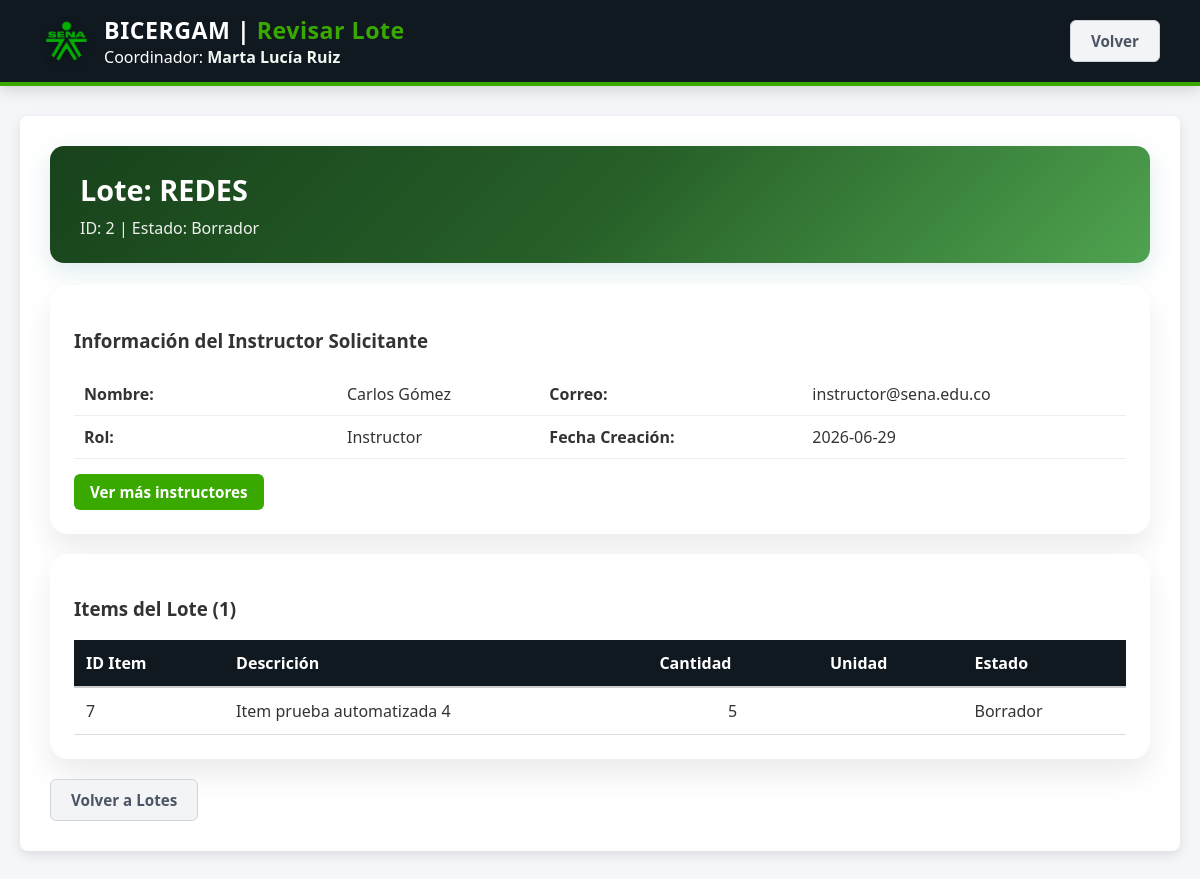
The app's page /coordinador/revisar_lote.php?id=2 (signed in) with its own data.
### tables this page shows
CREATE TABLE `lote_requerimiento` (
  `ID_LOTE` int(11) NOT NULL,
  `ID_SOLICITANTE` int(11) NOT NULL,
  `LOTE_NOMBRE` varchar(100) NOT NULL,
  `ESTADO_TRAMITE` enum('Borrador','Enviado','Aprobado','Rechazado') NOT NULL,
  `FECHA_CREACION` date NOT NULL
);

CREATE TABLE `usuario` (
  `ID_USUARIO` int(11) NOT NULL,
  `ID_ROL` int(11) NOT NULL,
  `DOCUMENTO` varchar(20) NOT NULL,
  `NOMBRE` varchar(100) NOT NULL,
  `APELLIDO` varchar(100) NOT NULL,
  `EMAIL` varchar(100) NOT NULL,
  `PASSWORD` text NOT NULL,
  `ESTADO` enum('Activo','Inactivo','Pendiente') DEFAULT 'Activo'
);

CREATE TABLE `matriz_item` (
  `ID_MATRIZ_ITEM` int(11) NOT NULL,
  `ID_LOTE` int(11) NOT NULL,
  `ID_NECESIDAD` int(11) DEFAULT NULL,
  `ID_CODIGO_UNSPSC` int(11) NOT NULL,
  `ID_IVA` int(11) NOT NULL,
  `DESCRIPCION_BIEN` text NOT NULL,
  `UNIDAD_MEDIDA` varchar(50) NOT NULL,
  `CANTIDAD_REGULAR` int(11) NOT NULL DEFAULT 0,
  `OFERTA_1` int(11) DEFAULT NULL,
  `OFERTA_2` int(11) DEFAULT NULL,
  `OFERTA_3` int(11) DEFAULT NULL,
  `VALOR_UNITARIO_PROMEDIO` int(11) DEFAULT NULL,
  `VALOR_TOTAL_PROMEDIO` int(11) DEFAULT NULL,
  `FICHA_TECNICA` text DEFAULT NULL,
  `ESTADO_ITEM` varchar(30) NOT NULL DEFAULT 'Borrador',
  `INSTRUCTOR_APOYO` int(11) DEFAULT NULL,
  `ID_FICHA_TECNICA` int(11) DEFAULT NULL
);

### coordinador/revisar_lote.php (the view, shortened to what this page needs)
<?php
require_once '../conexion.php';
$idLote = isset($_GET['id']) ? intval($_GET['id']) : 0;
try {
    $sql = "SELECT lr.*, u.NOMBRE, u.APELLIDO, u.EMAIL
            FROM lote_requerimiento lr
            INNER JOIN usuario u ON lr.ID_SOLICITANTE = u.ID_USUARIO
            WHERE lr.ID_LOTE = ?";
    $stmt = $pdo->prepare($sql);
    $stmt->execute([$idLote]);
    $lote = $stmt->fetch();
    $sqlItems = "SELECT mi.*, ft.NOMBRE_ITEM, ft.DENOMINACION_TECNICA_BIEN,
                 cu.CODIGO_UNSPSC, iva.PORCENTAJE
                 FROM matriz_item mi
                 LEFT JOIN ficha_tecnica ft ON mi.ID_FICHA_TECNICA = ft.ID_FICHA_TECNICA
                 LEFT JOIN codigo_unspsc cu ON mi.ID_CODIGO_UNSPSC = cu.ID_CODIGO
                 LEFT JOIN iva ON mi.ID_IVA = iva.ID_IVA
                 WHERE mi.ID_LOTE = ?
                 ORDER BY mi.ID_MATRIZ_ITEM";
    $stmtItems = $pdo->prepare($sqlItems);
    $stmtItems->execute([$idLote]);
    $items = $stmtItems->fetchAll();
} catch (Exception $e) {
    error_log('Error fetching lote details: ' . $e->getMessage());
    header('Location: index.php');
    exit;
}
$usuarioNombre = htmlspecialchars($_SESSION['usuario_nombre'] ?? 'Usuario');
?>
<!DOCTYPE html>
<html lang="es">
<head>
    <link rel="stylesheet" href="../estilos.css">
</head>
<body>
<header class="header-main">
    <div class="header-left" style="display: flex; align-items: center; gap: 15px;">
        <img src="../imagenes/sena-logo.png" alt="SENA" class="sena-logo-img">
        <div>
            <h1 class="header-title">BICERGAM | <span class="accent-color">Revisar Lote</span></h1>
            <div class="user-greeting">Coordinador: <strong><?= $usuarioNombre ?></strong></div>
        </div>
    </div>
    <div class="header-right">
        <a href="index.php" class="btn btn-secondary">Volver</a>
    </div>
</header>
<div class="container fade-in" style="margin: 30px auto; max-width: 1100px;">
    <div class="role-banner role-coordinador">
        <h2>Lote: <?= htmlspecialchars($lote['LOTE_NOMBRE']) ?></h2>
        <p>ID: <?= htmlspecialchars($lote['ID_LOTE']) ?> | Estado: <?= htmlspecialchars($lote['ESTADO_TRAMITE']) ?></p>
    </div>
    <div class="panel-card" style="margin-top: 20px;">
        <h3>Información del Instructor Solicitante</h3>
        <table style="width: 100%; border-collapse: collapse;">
            <tr>
                <td style="padding: 10px; border-bottom: 1px solid #eee; font-weight: bold; width: 25%;">Nombre:</td>
                <td style="padding: 10px; border-bottom: 1px solid #eee;"><?= htmlspecialchars($lote['NOMBRE'] . ' ' . $lote['APELLIDO']) ?></td>
                <td style="padding: 10px; border-bottom: 1px solid #eee; font-weight: bold; width: 25%;">Correo:</td>
                <td style="padding: 10px; border-bottom: 1px solid #eee;"><?= htmlspecialchars($lote['EMAIL']) ?></td>
            </tr>
            <tr>
                <td style="padding: 10px; border-bottom: 1px solid #eee; font-weight: bold;">Rol:</td>
                <td style="padding: 10px; border-bottom: 1px solid #eee;">Instructor</td>
                <td style="padding: 10px; border-bottom: 1px solid #eee; font-weight: bold;">Fecha Creación:</td>
                <td style="padding: 10px; border-bottom: 1px solid #eee;"><?= htmlspecialchars($lote['FECHA_CREACION']) ?></td>
            </tr>
        </table>
        <div style="margin-top: 15px;">
            <a href="instructores.php?id=<?= htmlspecialchars($lote['ID_SOLICITANTE']) ?>" class="btn btn-sena" style="padding: 8px 16px;">Ver más instructores</a>
        </div>
    </div>
    <div class="panel-card" style="margin-top: 20px;">
        <h3>Items del Lote (<?= count($items) ?>)</h3>
        <table style="width: 100%; border-collapse: collapse; margin-top: 10px;">
            <thead>
                <tr style="background-color: #f5f5f5;">
                    <th style="padding: 12px; text-align: left; border-bottom: 2px solid #ccc;">ID Item</th>
                    <th style="padding: 12px; text-align: left; border-bottom: 2px solid #ccc;">Descrición</th>
                    <th style="padding: 12px; text-align: left; border-bottom: 2px solid #ccc;">Cantidad</th>
                    <th style="padding: 12px; text-align: left; border-bottom: 2px solid #ccc;">Unidad</th>
                    <th style="padding: 12px; text-align: left; border-bottom: 2px solid #ccc;">Estado</th>
                </tr>
            </thead>
            <tbody>
                <?php if (empty($items)): ?>
                    <tr>
                        <td colspan="5" style="padding: 20px; text-align: center; color: #999;">No hay items registrados en este lote.</td>
                    </tr>
                <?php else: ?>
                    <?php foreach ($items as $item): ?>
                        <tr style="border-bottom: 1px solid #eee;">
                            <td style="padding: 12px;"><?= htmlspecialchars($item['ID_MATRIZ_ITEM']) ?></td>
                            <td style="padding: 12px;"><?= htmlspecialchars($item['DESCRIPCION_BIEN']) ?></td>
                            <td style="padding: 12px; text-align: center;"><?= htmlspecialchars($item['CANTIDAD_REGULAR']) ?></td>
                            <td style="padding: 12px;"><?= htmlspecialchars($item['UNIDAD_MEDIDA']) ?></td>
                            <td style="padding: 12px;"><?= htmlspecialchars($item['ESTADO_ITEM']) ?></td>
                        </tr>
                    <?php endforeach; ?>
                <?php endif; ?>
            </tbody>
        </table>
    </div>
    <a href="index.php" class="btn btn-secondary" style="padding: 10px 20px; margin-top: 20px; display: inline-block;">Volver a Lotes</a>
</div>
</body>
</html>

### estilos.css (style rules this page uses)
:root { --verde-sena: #39A900; --gris-oscuro: #101820; --gris-claro: #f4f6f9; --blanco: #ffffff; --texto: #333333; --alerta-rojo: #de3a3a; }
body { font-family: 'Segoe UI', Tahoma, Geneva, Verdana, sans-serif; background-color: var(--gris-claro); color: var(--texto); margin: 0; padding: 0; }
.header-main { background-color: var(--gris-oscuro); color: var(--blanco); padding: 14px 40px; display: flex; justify-content: space-between; align-items: center; gap: 20px; border-bottom: 4px solid var(--verde-sena); box-shadow: 0 4px 15px rgba(0, 0, 0, 0.15); }
.header-left { display: flex; align-items: center; }
.header-title { font-size: 1.45rem; font-weight: 700; margin: 0; letter-spacing: 0.5px; }
.header-title .accent-color { color: var(--verde-sena); }
.user-greeting strong { color: #eff8f1; }
.header-right { display: flex; align-items: center; }
.sena-logo-img { height: 45px; width: auto; object-fit: contain; filter: drop-shadow(0 2px 4px rgba(0, 0, 0, 0.25)); }
.container { max-width: 1200px; margin: 30px auto; background: var(--blanco); padding: 30px; border-radius: 8px; box-shadow: 0 4px 12px rgba(0,0,0,0.1); }
.role-banner { padding: 24px 30px; border-radius: 14px; margin-bottom: 22px; color: #ffffff; box-shadow: 0 8px 24px rgba(29, 111, 141, 0.15); }
.role-coordinador { background: linear-gradient(135deg, #18421b, #265f28, #4fa34f); }
.role-banner h2 { margin: 0 0 8px; font-size: 1.8rem; }
.role-banner p { margin: 0; opacity: 0.92; }
.btn { display: inline-block; padding: 10px 20px; border-radius: 6px; text-decoration: none; font-weight: bold; cursor: pointer; transition: all 0.3s ease; border: none; font-size: 0.95rem; }
.btn-sena { background-color: var(--verde-sena); color: var(--blanco); }
.btn-secondary { background-color: #f3f4f6; color: #4b5563; border: 1px solid #d1d5db; }
table { width: 100%; border-collapse: collapse; margin-top: 20px; }
th, td { padding: 12px 15px; text-align: left; border-bottom: 1px solid #ddd; }
th { background-color: var(--gris-oscuro); color: var(--blanco); }
.fade-in { animation: fadeIn 0.5s ease-in-out; }
.panel-card { background: #ffffff; border-radius: 18px; padding: 24px; box-shadow: 0 16px 30px rgba(0,0,0,0.08); }

### records on screen
lote_requerimiento: LOTE_NOMBRE "REDES", ID_LOTE "2", ESTADO_TRAMITE "Borrador", usuario.NOMBRE+APELLIDO "Carlos Gómez", usuario.EMAIL "instructor@sena.edu.co", FECHA_CREACION "2026-06-29"
matriz_item: ID_MATRIZ_ITEM "7", DESCRIPCION_BIEN "Item prueba automatizada 4", CANTIDAD_REGULAR "5", ESTADO_ITEM "Borrador"

### other values on screen
$usuarioNombre "Marta Lucía Ruiz"
count($items) "1"
